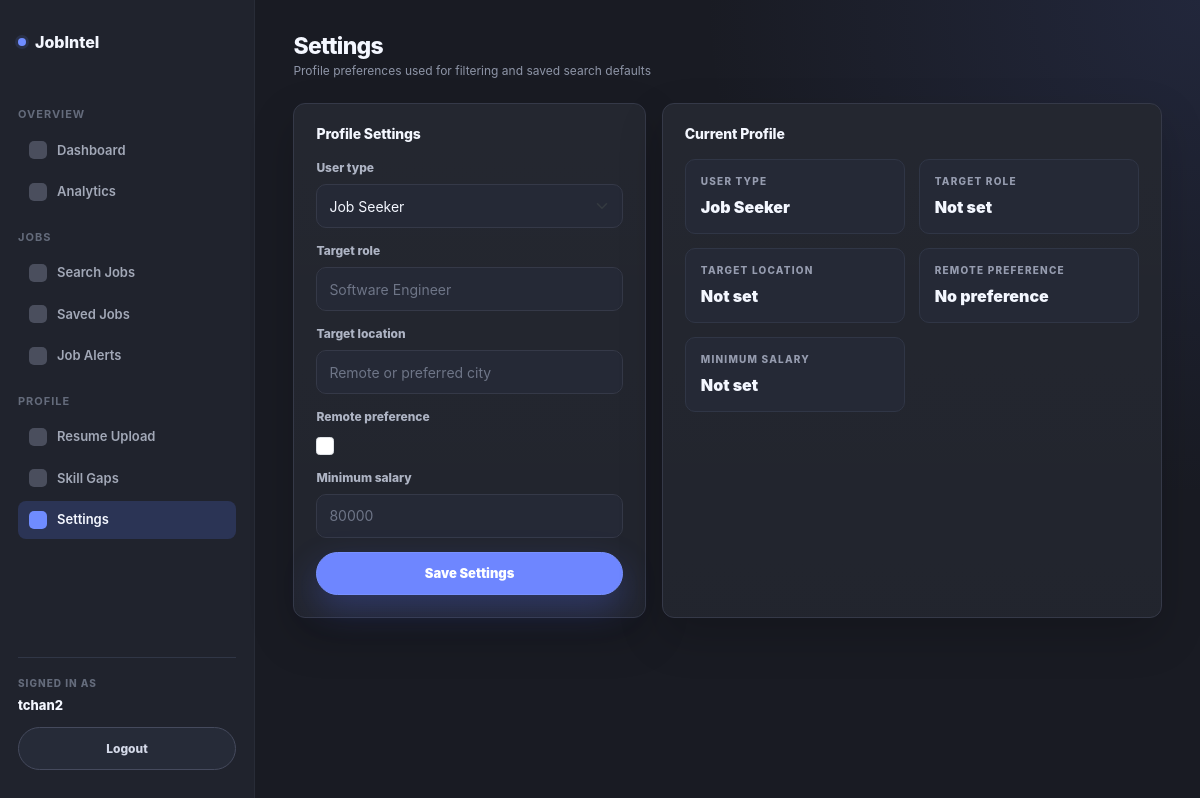
The page /settings/ (signed in) on the database its author committed.
### resume_fixer/models.py (models this page shows, shortened)
class TimeStampedModel(models.Model):
    created_at = models.DateTimeField(auto_now_add=True)
    updated_at = models.DateTimeField(auto_now=True)
    class Meta:
        abstract = True

class UserProfile(TimeStampedModel):
    class UserType(models.TextChoices):
        JOB_SEEKER = 'job_seeker', 'Job Seeker'
        RECRUITER = 'recruiter', 'Recruiter'
        HIRING_TEAM = 'hiring_team', 'Hiring Team'
    user = models.OneToOneField(settings.AUTH_USER_MODEL, on_delete=models.CASCADE, related_name='resume_profile')
    user_type = models.CharField(max_length=20, choices=UserType.choices, default=UserType.JOB_SEEKER)
    target_role = models.CharField(max_length=150, blank=True)
    target_location = models.CharField(max_length=150, blank=True)
    remote_preference = models.BooleanField(default=False)
    minimum_salary = models.PositiveIntegerField(null=True, blank=True)

### resume_fixer/views.py (the view)
# urls.py: path('settings/', views.settings, name='settings'),
@login_required(login_url='login')
def settings(request):
    user = get_working_user(request)
    profile, _ = UserProfile.objects.get_or_create(user=user)
    form = UserProfileForm(instance=profile)
    if request.method == 'POST':
        form = UserProfileForm(request.POST, instance=profile)
        if form.is_valid():
            form.save()
            messages.success(request, 'Settings saved.')
            return redirect('settings')
    return render(request, 'resume_fixer/settings.html', {
        'page_key': 'settings',
        'page_title': 'Settings',
        'page_subtitle': 'Profile preferences used for filtering and saved search defaults',
        'form': form,
        'profile': profile,
    })

### resume_fixer/forms.py
class UserProfileForm(forms.ModelForm):
    class Meta:
        model = UserProfile
        fields = ['user_type', 'target_role', 'target_location', 'remote_preference', 'minimum_salary']
        widgets = {
            'user_type': forms.Select(attrs={'class': SELECT_CLASS}),
            'target_role': forms.TextInput(attrs={'class': FIELD_CLASS, 'placeholder': 'Software Engineer'}),
            'target_location': forms.TextInput(attrs={'class': FIELD_CLASS, 'placeholder': 'Remote or preferred city'}),
            'remote_preference': forms.CheckboxInput(attrs={'class': CHECK_CLASS}),
            'minimum_salary': forms.NumberInput(attrs={'class': FIELD_CLASS, 'placeholder': '80000'}),
        }

### resume_fixer/services.py (called while the page is built)
def get_working_user(request):
    return request.user

### templates/resume_fixer/settings.html (shortened to what this page needs)
{% extends 'resume_fixer/base.html' %}
{% block content %}
<div class="top-row d-flex flex-wrap align-items-start justify-content-between gap-3 mb-4">
    <div>
        <h1 class="page-title mb-1">{{ page_title }}</h1>
        <p class="page-subtitle mb-0">{{ page_subtitle }}</p>
    </div>
</div>
<div class="row g-3 align-items-stretch">
    <div class="col-12 col-xl-5">
        <section class="panel h-100">
            <div class="panel-heading mb-3">
                <h2 class="panel-title mb-0">Profile Settings</h2>
            </div>
            <form method="post" class="stacked-form">
                {% for field in form %}
                <div class="form-field">
                    <label for="{{ field.id_for_label }}">{{ field.label }}</label>
                    {{ field }}
                </div>
                {% endfor %}
                <button class="auth-submit inline-submit" type="submit">Save Settings</button>
            </form>
        </section>
    </div>
    <div class="col-12 col-xl-7">
        <section class="panel h-100">
            <div class="panel-heading mb-3">
                <h2 class="panel-title mb-0">Current Profile</h2>
            </div>
            <div class="settings-grid">
                <article class="detail-block">
                    <div class="detail-label">User type</div>
                    <div class="detail-value">{{ profile.get_user_type_display }}</div>
                </article>
                <article class="detail-block">
                    <div class="detail-label">Target role</div>
                    <div class="detail-value">{{ profile.target_role|default:'Not set' }}</div>
                </article>
                <article class="detail-block">
                    <div class="detail-label">Target location</div>
                    <div class="detail-value">{{ profile.target_location|default:'Not set' }}</div>
                </article>
                <article class="detail-block">
                    <div class="detail-label">Remote preference</div>
                    <div class="detail-value">{% if profile.remote_preference %}Remote preferred{% else %}No preference{% endif %}</div>
                </article>
                <article class="detail-block">
                    <div class="detail-label">Minimum salary</div>
                    <div class="detail-value">{% if profile.minimum_salary %}${{ profile.minimum_salary }}{% else %}Not set{% endif %}</div>
                </article>
            </div>
        </section>
    </div>
</div>
{% endblock %}

### templates/resume_fixer/base.html (shortened to what this page needs)
{% load static %}
<!doctype html>
<html lang="en">
<head>
    <link href="https://cdn.jsdelivr.net/npm/bootstrap@5.3.3/dist/css/bootstrap.min.css" rel="stylesheet">
    <link href="{% static 'resume_fixer/css/jobintel.css' %}" rel="stylesheet">
</head>
<body>
<div class="app-shell d-flex">
    <aside class="sidebar d-flex flex-column">
        <a class="brand text-decoration-none" href="{% url 'dashboard' %}">
            <span class="brand-mark"></span>
            <span>JobIntel</span>
        </a>
        <div class="nav-section-label">Overview</div>
        <nav class="nav flex-column gap-1">
            <a class="side-link {% if page_key == 'dashboard' %}active{% endif %}" href="{% url 'dashboard' %}"><span class="side-icon"></span><span>Dashboard</span></a>
            <a class="side-link {% if page_key == 'analytics' %}active{% endif %}" href="{% url 'analytics' %}"><span class="side-icon"></span><span>Analytics</span></a>
        </nav>
        <div class="nav-section-label">Jobs</div>
        <nav class="nav flex-column gap-1">
            <a class="side-link {% if page_key == 'search_jobs' %}active{% endif %}" href="{% url 'search_jobs' %}"><span class="side-icon"></span><span>Search Jobs</span></a>
            <a class="side-link {% if page_key == 'saved_jobs' %}active{% endif %}" href="{% url 'saved_jobs' %}"><span class="side-icon"></span><span>Saved Jobs</span></a>
            <a class="side-link {% if page_key == 'job_alerts' %}active{% endif %}" href="{% url 'job_alerts' %}"><span class="side-icon"></span><span>Job Alerts</span></a>
        </nav>
        <div class="nav-section-label">Profile</div>
        <nav class="nav flex-column gap-1">
            <a class="side-link {% if page_key == 'resume' %}active{% endif %}" href="{% url 'resume' %}"><span class="side-icon"></span><span>Resume Upload</span></a>
            <a class="side-link {% if page_key == 'skill_gaps' %}active{% endif %}" href="{% url 'skill_gaps' %}"><span class="side-icon"></span><span>Skill Gaps</span></a>
            <a class="side-link {% if page_key == 'settings' %}active{% endif %}" href="{% url 'settings' %}"><span class="side-icon"></span><span>Settings</span></a>
        </nav>
        <div class="sidebar-account mt-auto">
            <div class="account-label">Signed in as</div>
            <div class="account-name">{{ request.user.username }}</div>
            <form method="post" action="{% url 'logout' %}">
                <button class="logout-button sidebar-logout" type="submit">Logout</button>
            </form>
        </div>
    </aside>
    <main class="content flex-grow-1">
        {% block content %}{% endblock %}
    </main>
</div>
</body>
</html>

### rows shown on the page
UserProfile: form "Job Seeker", user_type "Job Seeker", target_role "Not set", target_location "Not set"

### other values the page prints
{{ request.user.username }} "tchan2"
{{ page_title }} "Settings"
{{ page_subtitle }} "Profile preferences used for filtering and saved search defaults"
{{ field.label }} "User type" "Target role" "Target location" "Remote preference" "Minimum salary"
